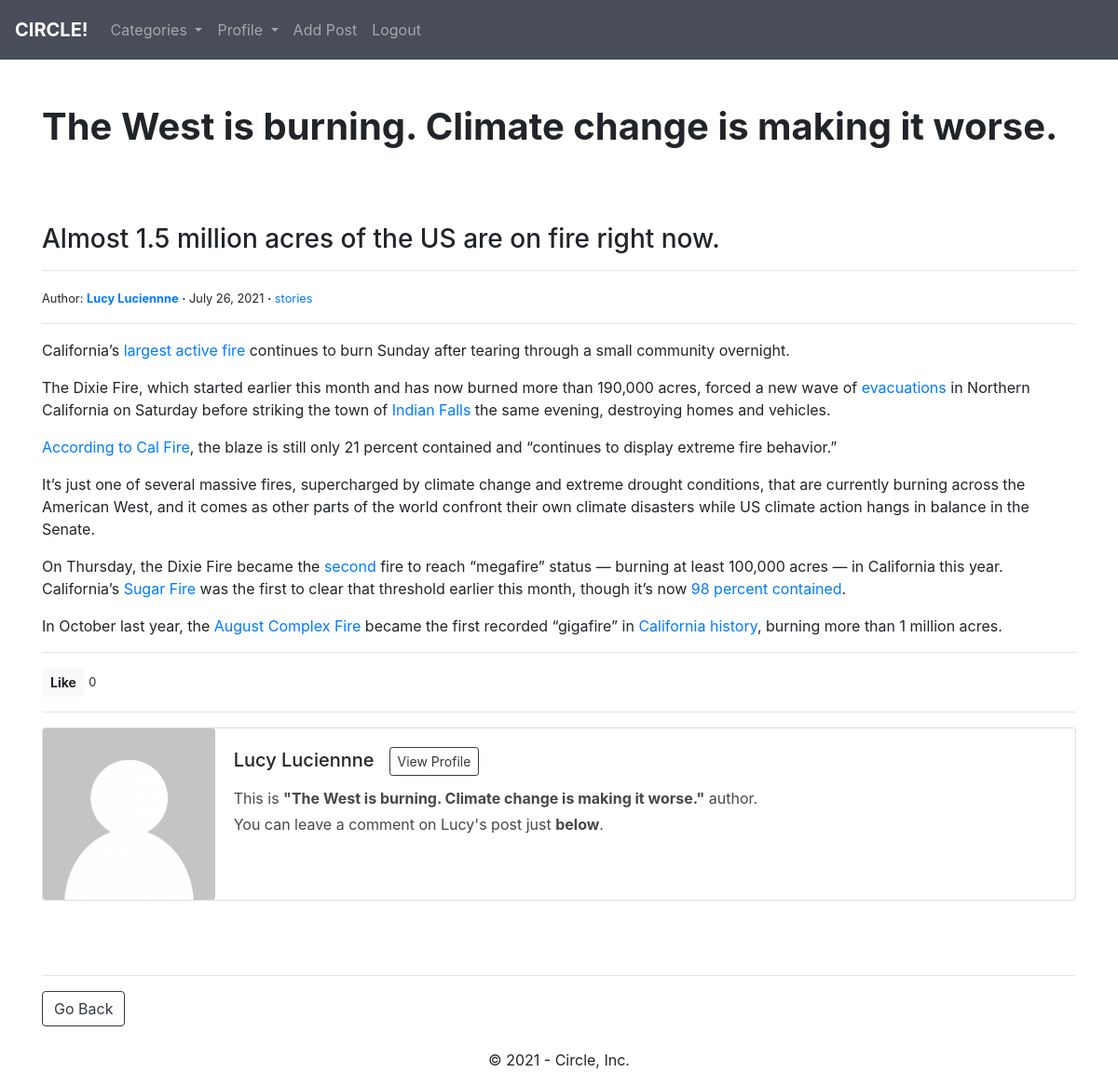
Page /article/38 (signed in) on the committed database.
### main/models.py (models this page shows, shortened)
class Post(models.Model):
    title = models.CharField(max_length=255)
    header_image = models.ImageField(null=True, blank=True, upload_to='images/')
    title_tag = models.CharField(max_length=500)
    author = models.ForeignKey(User, on_delete=models.CASCADE)
    body = RichTextField(blank=True, null=True)
    publication_date = models.DateField(auto_now_add=True)
    category = models.CharField(max_length=255, default='travel')
    likes = models.ManyToManyField(User, related_name='blog_posts')
    def total_likes(self):
        return self.likes.count()

### main/views.py (the view)
# urls.py: path('article/<int:pk>', ArticleDetail.as_view(), name='article-detail'),
class ArticleDetail(DetailView):
    model = Post
    template_name = 'main/article_detail.html'
    def get_context_data(self, *args, **kwargs):
        cat_menu = Category.objects.all()
        context = super(ArticleDetail, self).get_context_data()
        stuff = get_object_or_404(Post, id=self.kwargs['pk'])
        total_likes = stuff.total_likes()
        liked = False
        if stuff.likes.filter(id=self.request.user.id).exists():
            liked = True
        context['cat_menu'] = cat_menu
        context['total_likes'] = total_likes
        context['liked'] = liked
        return context

### main/models.py (called while the page is built)
    def __str__(self): return self.name

### main/templates/main/article_detail.html (shortened to what this page needs)
{% extends 'main/index.html' %}
{% load static %}
{% block content %}
<br/>
<h1><strong>{{ post.title }}</strong>
</h1>
<br/>
<h3>{{ post.title_tag }}</h3>
<hr>
<small>Author: <a href="{% url 'profile_page' post.author.profile.id %}"><b>{{ post.author.first_name }} {{ post.author.last_name }}</b></a>   <b>·</b>   {{ post.publication_date }}   <b>·</b>
    <a href="{% url 'category' post.category %}">{{ post.category }}</a></small><br/>
<hr>
{{ post.body|safe }}
{% if user.is_authenticated %}
<hr>
    <form action="{% url 'like_post' post.pk %}" method="post">
        {% if user.is_authenticated %}
        {% if liked  %}
        <button class="btn btn-light btn-sm" type="submit" name="post_id" value="{{ post.id }}">Unlike</button>
        {% else %}
        <button class="btn btn-light btn-sm" type="submit" name="post_id" value="{{ post.id }}"><b>Like</b></button>
        {% endif %}
         <small>{{ total_likes }}</small>
        {% else %}
        <small><a href="{% url 'login' %}">Login</a> to like</small>
        {% endif %}
    </form>
<hr>
    <div class="card mb-3">
      <div class="row no-gutters">
        <div class="col-md-2">
            {% if post.author.profile.profile_pic %}
                <img src="{{ post.author.profile.profile_pic.url }}" class="card-img">
            {% else %}
                <img src="{% static 'main/img/blank-avatar.png' %}" class="card-img">
            {% endif %}
        </div>
        <div class="col-md-10">
          <div class="card-body">
            <h5 class="card-title">{{ post.author.first_name }} {{ post.author.last_name }} &#160;
                <a href="{% url 'profile_page' post.author.profile.id %}" target="_blank">
                    <button type="button" class="btn btn-outline-dark btn-sm">View Profile</button></a>
            </h5>
              <p style="color: #474747;" class="mb-1 font-16">This is <b>"{{ post.title }}"</b> author.</p>
              <p style="color: #474747;" class="mb-1 font-14">You can leave a comment on {{ post.author.first_name }}'s post just <b>below</b>.</p>
          </div>
        </div>
      </div>
    </div>
<br><br>
{% endif %}
<hr>
<a href="{{request.META.HTTP_REFERER}}"><button type="button" class="btn btn-outline-dark">Go Back</button></a>
<br/><br/>
{% endblock %}

### rows in the picture
Post: title "The West is burning. Climate change is making it worse.", title_tag "Almost 1.5 million acres of the US are on fire right now.", author.first_name "Lucy", author.last_name "Luciennne", publication_date "July 26, 2021", category "stories", body "California’s largest active fire continues to burn Sunday after tearing through a small community overnight. The Dixie Fire, which started earlier this month and has now burned more than 190,000 acres, forced a new wave of evacuations in Northern California on Saturday before striking the town of Indian Falls the same evening, destroying homes and vehicles. According to Cal Fire , the blaze is still only 21 percent contained and “continues to display extreme fire behavior.” It’s just one of several massive fires, supercharged by climate change and extreme drought conditions, that are currently burning across the American West, and it comes as other parts of the world confront their own…"

### other values in the picture
{{ total_likes }} "0"
